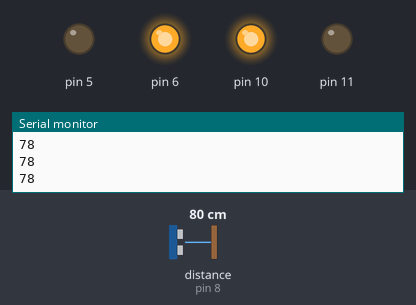
This sketch was run on a simulated Arduino Uno, built with avr-gcc and run on an emulated ATmega328P. Parts: output pins drawn as LEDs (lit = HIGH), the last lines printed to the serial monitor. Wiring (inferred from the names in the program): ultrasonic range finder: trigger pin 7; echo pin 8. The inputs (shaded band) are chosen by the test bench; at power-on: distance to the obstacle (sensor on pin 8) 80 cm. The echo pulse lasts 58.3 µs per cm; pins used as bus, display or sensor lines are not drawn.

Above: at 1.2 s.
1.3 s: distance to the obstacle (sensor on pin 8) set to 43 cm
2.8 s: distance to the obstacle (sensor on pin 8) set to 37 cm
At 4.0 s:
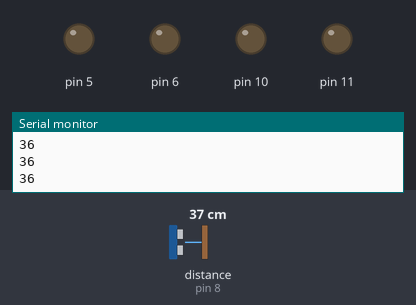
4.3 s: distance to the obstacle (sensor on pin 8) set to 60 cm
At 5.4 s:
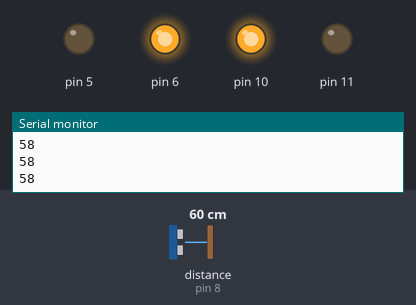
5.8 s: distance to the obstacle (sensor on pin 8) set to 2 cm
At 6.4 s:
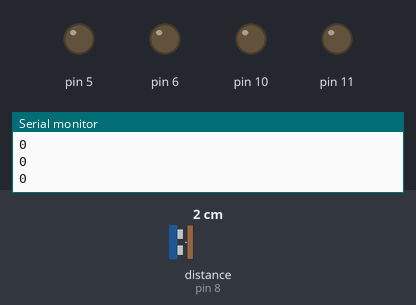
Timing chart, 0 to 8.3 s (numbered marks = the images above; inputs shaded):
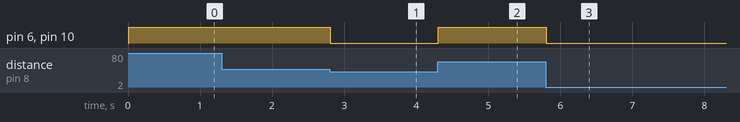

Measured:
- the behaviour switches between 41 and 40 cm on distance to the obstacle (sensor on pin 8) (found by bisection; images 0 and 1)
- after the input at 2.8 s, pin 6, pin 10: HIGH → LOW at once
- after the input at 4.3 s, pin 6, pin 10: LOW → HIGH at once
- after the input at 5.8 s, pin 6, pin 10: HIGH → LOW at once

The sketch:

leoscar.ino
```cpp
int echoPin = 8;
int trigPin = 7;
int distance;

long ultrasonic()
{
  //DONT YOU DARE MESS AROUND WITH MY PROGRAM LIKE YOU DID AT 9:10!!!!!!!!!!!!!!!!!!!          AND IF YOU SEE THIS WARNING, GET OUT OF MY CODE, ARDUBLOCK USER!!!!!     angry,leo.
  long duration;
  pinMode(trigPin, OUTPUT);
  pinMode(echoPin, INPUT);
  digitalWrite(trigPin, LOW);
  delayMicroseconds(2);
  digitalWrite(trigPin, HIGH);
  delayMicroseconds(20);
  digitalWrite(trigPin, LOW);
  duration = pulseIn(echoPin, HIGH);
  duration = duration / 59;
  if ((duration < 2) || (duration > 300)) return false;
  return duration;
}

void setup() {
  pinMode(11, OUTPUT);
  pinMode(10, OUTPUT);
  pinMode(6, OUTPUT);
  pinMode(5, OUTPUT);
  pinMode(4, INPUT);

  pinMode(trigPin,OUTPUT);
  pinMode(echoPin,INPUT);

  Serial.begin(9600);
}

bool button = 0;

void right90() {
  analogWrite(11, 255);
  analogWrite(10, 0);
  analogWrite(6, 0);
  analogWrite(5, 255);
  delay(350);
}

void left90() {
  analogWrite(11, 0);
  analogWrite(10, 255);
  analogWrite(6, 255);
  analogWrite(5, 0);
  delay(350);
}

void rightCurve(int curveF, int curveB) {
  analogWrite(11, curveF);
  analogWrite(10, 0);
  analogWrite(6, curveB);
  analogWrite(5, 0);
}

void leftCurve(int curveF, int curveB) {
  analogWrite(11, curveB);
  analogWrite(10, 0);
  analogWrite(6, curveF);
  analogWrite(5, 0);
}

void right() {
  analogWrite(11, 255);
  analogWrite(10, 0);
  analogWrite(6, 0);
  analogWrite(5, 255);
}

void left() {
  analogWrite(11, 0);
  analogWrite(10, 255);
  analogWrite(6, 255);
  analogWrite(5, 0);
}

void foreward() {
  analogWrite(11, 0);
  analogWrite(10, 255);
  analogWrite(6, 255);
  analogWrite(5, 0);
}

void backward() {
  analogWrite(11, 255);
  analogWrite(10, 0);
  analogWrite(6, 0);
  analogWrite(5, 255);
}

void stopCar() {
  analogWrite(11, 0);
  analogWrite(10, 0);
  analogWrite(6, 0);
  analogWrite(5, 0);
}

void loop() {

 // foreward();
 // delay(1000);
  //backward();
  //delay(1000);
  distance = ultrasonic();

  Serial.println(ultrasonic());

  if(distance<40)
  {
    stopCar();
  }
 else {
   foreward();
  }
}
```
